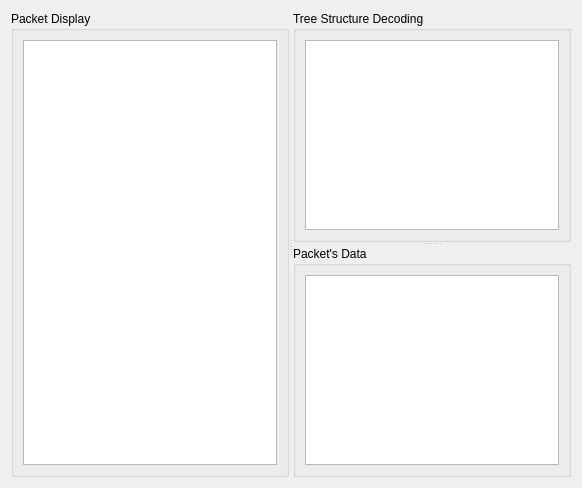
        <widget class="QWidget" name="tab_3">
         <attribute name="title">
          <string>Monitoring</string>
         </attribute>
         <layout class="QHBoxLayout" name="horizontalLayout_23">
          <item>
           <widget class="QSplitter" name="splitter_3">
            <property name="orientation">
             <enum>Qt::Horizontal</enum>
            </property>
            <widget class="QGroupBox" name="groupBox_17">
             <property name="title">
              <string>Packet Display</string>
             </property>
             <layout class="QVBoxLayout" name="verticalLayout_30">
              <item>
               <widget class="QTreeView" name="treeView_2"/>
              </item>
             </layout>
            </widget>
            <widget class="QSplitter" name="splitter">
             <property name="orientation">
              <enum>Qt::Vertical</enum>
             </property>
             <widget class="QGroupBox" name="groupBox_22">
              <property name="title">
               <string>Tree Structure Decoding</string>
              </property>
              <layout class="QVBoxLayout" name="verticalLayout_20">
               <item>
                <widget class="QTreeView" name="treeView"/>
               </item>
              </layout>
             </widget>
             <widget class="QGroupBox" name="groupBox_23">
              <property name="title">
               <string>Packet's Data </string>
              </property>
              <layout class="QVBoxLayout" name="verticalLayout_28">
               <item>
                <widget class="QTextEdit" name="textEdit"/>
               </item>
              </layout>
             </widget>
            </widget>
           </widget>
          </item>
         </layout>
        </widget>
